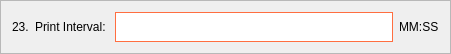
           <widget class="QFrame" name="frame_11">
            <property name="geometry">
             <rect>
              <x>70</x>
              <y>410</y>
              <width>451</width>
              <height>51</height>
             </rect>
            </property>
            <property name="frameShape">
             <enum>QFrame::StyledPanel</enum>
            </property>
            <property name="frameShadow">
             <enum>QFrame::Raised</enum>
            </property>
            <layout class="QHBoxLayout" name="horizontalLayout_11">
             <item>
              <widget class="QLabel" name="label_22">
               <property name="styleSheet">
                <string notr="true">color: black;
font: 12pt &quot;Segoe UI&quot;;</string>
               </property>
               <property name="text">
                <string>23.</string>
               </property>
              </widget>
             </item>
             <item>
              <widget class="QLabel" name="label_23">
               <property name="styleSheet">
                <string notr="true">color: black;
font: 12pt &quot;Segoe UI&quot;;</string>
               </property>
               <property name="text">
                <string>Print Interval: </string>
               </property>
              </widget>
             </item>
             <item>
              <widget class="QLineEdit" name="nombre_line_edit_8">
               <property name="minimumSize">
                <size>
                 <width>0</width>
                 <height>30</height>
                </size>
               </property>
               <property name="styleSheet">
                <string notr="true">background-color: white;
border: 1px solid #ff6e40;</string>
               </property>
              </widget>
             </item>
             <item>
              <widget class="QLabel" name="label_24">
               <property name="styleSheet">
                <string notr="true">color: black;
font: 12pt &quot;Segoe UI&quot;;</string>
               </property>
               <property name="text">
                <string>MM:SS</string>
               </property>
              </widget>
             </item>
            </layout>
           </widget>
